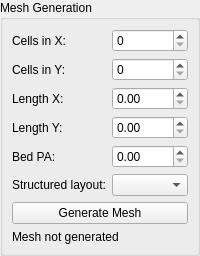
            <widget class="QWidget" name="mesh_tab">
              <attribute name="title">
                <string>Mesh</string>
              </attribute>
              <layout class="QVBoxLayout" name="mesh_tab_layout">
                <property name="leftMargin">
                  <number>0</number>
                </property>
                <property name="topMargin">
                  <number>0</number>
                </property>
                <property name="rightMargin">
                  <number>0</number>
                </property>
                <property name="bottomMargin">
                  <number>0</number>
                </property>
                <item>
                  <widget class="QGroupBox" name="mesh_group">
                    <property name="title">
                      <string>Mesh Generation</string>
                    </property>
                    <layout class="QFormLayout" name="mesh_form">
                      <item row="0" column="1">
                        <widget class="QSpinBox" name="nx_spin"/>
                      </item>
                      <item row="2" column="0">
                        <widget class="QLabel" name="label_ny">
                          <property name="text">
                            <string>Cells in Y:</string>
                          </property>
                        </widget>
                      </item>
                      <item row="2" column="1">
                        <widget class="QSpinBox" name="ny_spin"/>
                      </item>
                      <item row="3" column="0">
                        <widget class="QLabel" name="label_lx">
                          <property name="text">
                            <string>Length X:</string>
                          </property>
                        </widget>
                      </item>
                      <item row="3" column="1">
                        <widget class="QDoubleSpinBox" name="lx_spin"/>
                      </item>
                      <item row="4" column="0">
                        <widget class="QLabel" name="label_ly">
                          <property name="text">
                            <string>Length Y:</string>
                          </property>
                        </widget>
                      </item>
                      <item row="4" column="1">
                        <widget class="QDoubleSpinBox" name="ly_spin"/>
                      </item>
                      <item row="5" column="0">
                        <widget class="QLabel" name="label_bed_amp">
                          <property name="toolTip">
                            <string extracomment="Bed Perturbation Amplitude"/>
                          </property>
                          <property name="text">
                            <string>Bed PA:</string>
                          </property>
                        </widget>
                      </item>
                      <item row="5" column="1">
                        <widget class="QDoubleSpinBox" name="bed_amp_spin"/>
                      </item>
                      <item row="6" column="0">
                        <widget class="QLabel" name="label_layout">
                          <property name="text">
                            <string>Structured layout:</string>
                          </property>
                        </widget>
                      </item>
                      <item row="6" column="1">
                        <widget class="QComboBox" name="mesh_layout_combo"/>
                      </item>
                      <item row="8" column="0" colspan="2">
                        <widget class="QPushButton" name="generate_mesh_btn">
                          <property name="text">
                            <string>Generate Mesh</string>
                          </property>
                        </widget>
                      </item>
                      <item row="9" column="0" colspan="2">
                        <widget class="QLabel" name="mesh_info_lbl">
                          <property name="text">
                            <string>Mesh not generated</string>
                          </property>
                          <property name="wordWrap">
                            <bool>true</bool>
                          </property>
                        </widget>
                      </item>
                      <item row="0" column="0">
                        <widget class="QLabel" name="label_nx">
                          <property name="text">
                            <string>Cells in X:</string>
                          </property>
                        </widget>
                      </item>
                    </layout>
                  </widget>
                </item>
              </layout>
            </widget>
